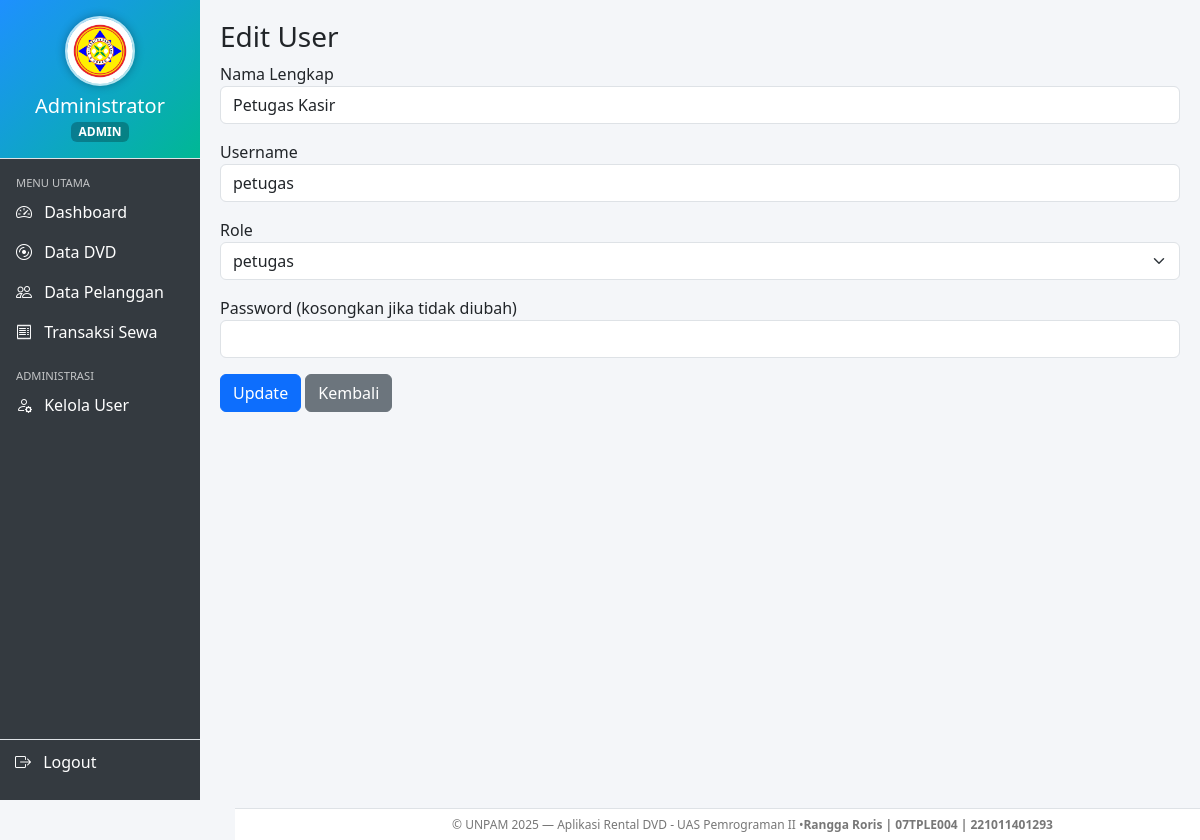
/pages/users/edit.php?id=2 (signed in), run on the app's committed database.
### tables this page shows
CREATE TABLE users (
    id INT AUTO_INCREMENT PRIMARY KEY,
    nama_lengkap VARCHAR(100) NOT NULL,
    username VARCHAR(50) NOT NULL UNIQUE,
    password VARCHAR(255) NOT NULL,
    role ENUM('admin','petugas','pemilik','pelanggan') NOT NULL DEFAULT 'petugas',
    created_at TIMESTAMP DEFAULT CURRENT_TIMESTAMP
);

### config/config.php (called while the page is built, shortened)
<?php
$projectRoot = str_replace('\\', '/', realpath(__DIR__ . '/..'));
$docRoot     = str_replace('\\', '/', realpath($_SERVER['DOCUMENT_ROOT'] ?? ''));
$base_url    = rtrim(str_replace($docRoot, '', $projectRoot), '/');
function base_url(string $path = ''): string {
    global $base_url;
    return $base_url . $path;
}

### pages/users/edit.php (the view, shortened to what this page needs)
<?php
require_once '../../config/config.php';
$id = (int) ($_GET['id'] ?? 0);
$stmt = $pdo->prepare("SELECT * FROM users WHERE id = :id");
$stmt->execute(['id' => $id]);
$user = $stmt->fetch(PDO::FETCH_ASSOC);
include '../../layouts/header.php';
include '../../layouts/sidebar.php';
?>
<h3>Edit User</h3>
<form method="post">
  <div class="mb-3">
    <label>Nama Lengkap</label>
    <input type="text" name="nama_lengkap" class="form-control" required
           value="<?= htmlspecialchars($user['nama_lengkap']) ?>">
  </div>
  <div class="mb-3">
    <label>Username</label>
    <input type="text" name="username" class="form-control" required
           value="<?= htmlspecialchars($user['username']) ?>">
  </div>
  <div class="mb-3">
    <label>Role</label>
    <select name="role" class="form-select" required>
      <option value="petugas" <?= $user['role']=='petugas'?'selected':''; ?>>petugas</option>
    </select>
  </div>
  <div class="mb-3">
    <label>Password (kosongkan jika tidak diubah)</label>
    <input type="password" name="password" class="form-control">
  </div>
  <button class="btn btn-primary">Update</button>
  <a href="<?= base_url('/pages/users/index.php') ?>" class="btn btn-secondary">Kembali</a>
</form>
<?php
include '../../layouts/footer.php';
?>

### layouts/header.php (style rules this page uses)
body { background-color: #f4f6f9; }
body { padding-bottom: 40px; }

### data on the page
users: nama_lengkap "Petugas Kasir", username "petugas", role "petugas"

### other printed values
$name "Administrator"
$role ?: 'TIDAK DIKETAHUI' "ADMIN"
